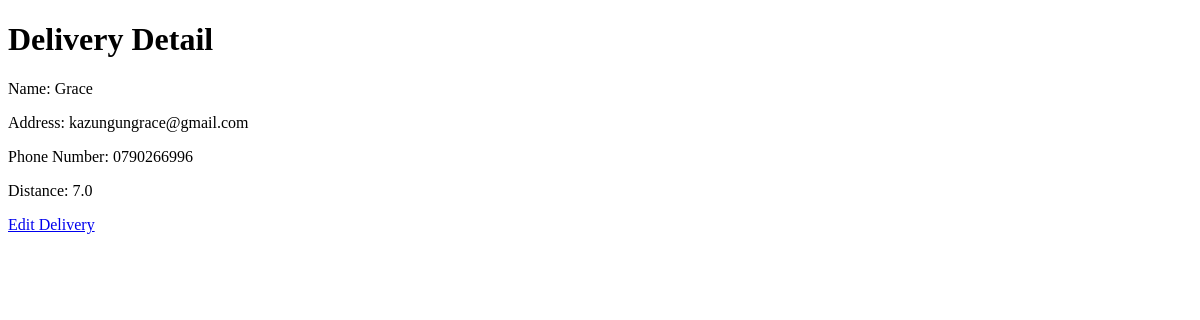
The page /delivery/delivery/6/ on the database as committed earlier.
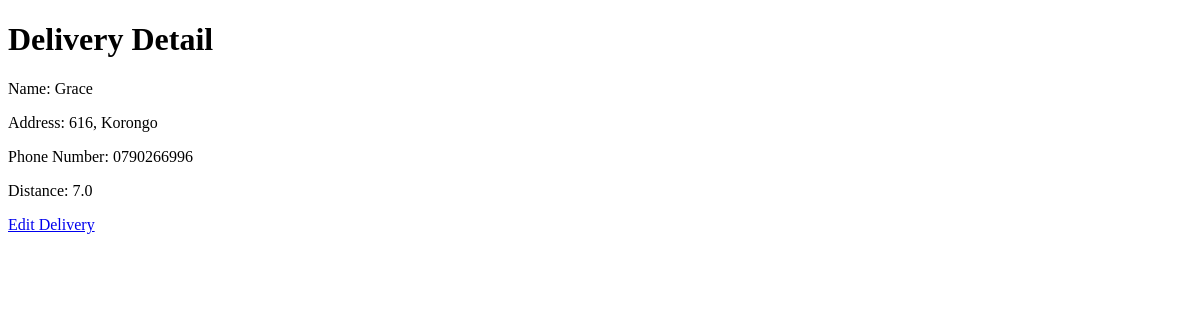
The same page on the database as committed later.
### delivery/models.py (models this page shows, shortened)
class Delivery(models.Model):
    class Meta:
        verbose_name_plural = "delivery"
    name = models.CharField(max_length=100)
    address = models.CharField(max_length=200)
    phone_number = models.CharField(max_length=20)
    distance = models.FloatField()

### delivery/views.py (the view)
# urls.py: path('delivery/<int:pk>/', views.delivery_detail, name='delivery_detail'),
def delivery_detail(request, pk):
    delivery = get_object_or_404(Delivery, pk=pk)
    return render(request, 'delivery/delivery_detail.html', {'delivery': delivery})

### templates/delivery/delivery_detail.html (shortened to what this page needs)
<!DOCTYPE html>
<html>
<head>
</head>
<body>
    <h1>Delivery Detail</h1>
    <p>Name: {{ delivery.name }}</p>
    <p>Address: {{ delivery.address }}</p>
    <p>Phone Number: {{ delivery.phone_number }}</p>
    <p>Distance: {{ delivery.distance }}</p>
    <a href="{% url 'delivery:edit_delivery' delivery.id %}">Edit Delivery</a>
</body>
</html>

Rows that differ between the two databases and show on the page:
changed Delivery "Grace": address "kazungungrace@gmail.com" → "616, Korongo"
